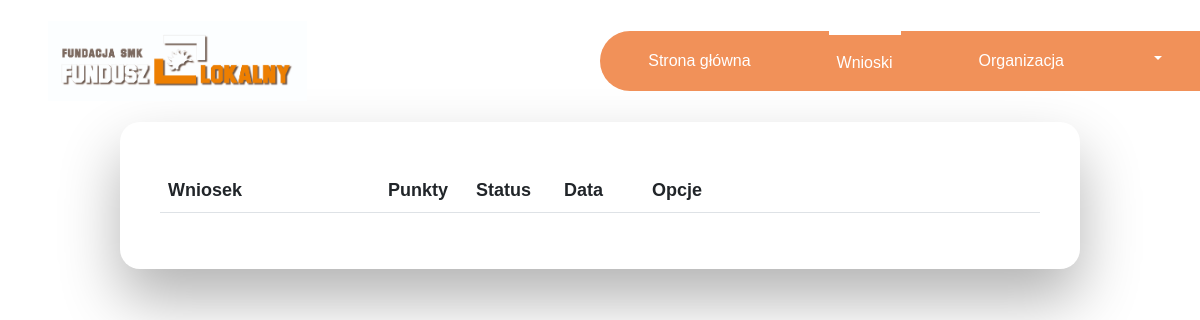
The app's page /formready/formready.php (signed in), older data.
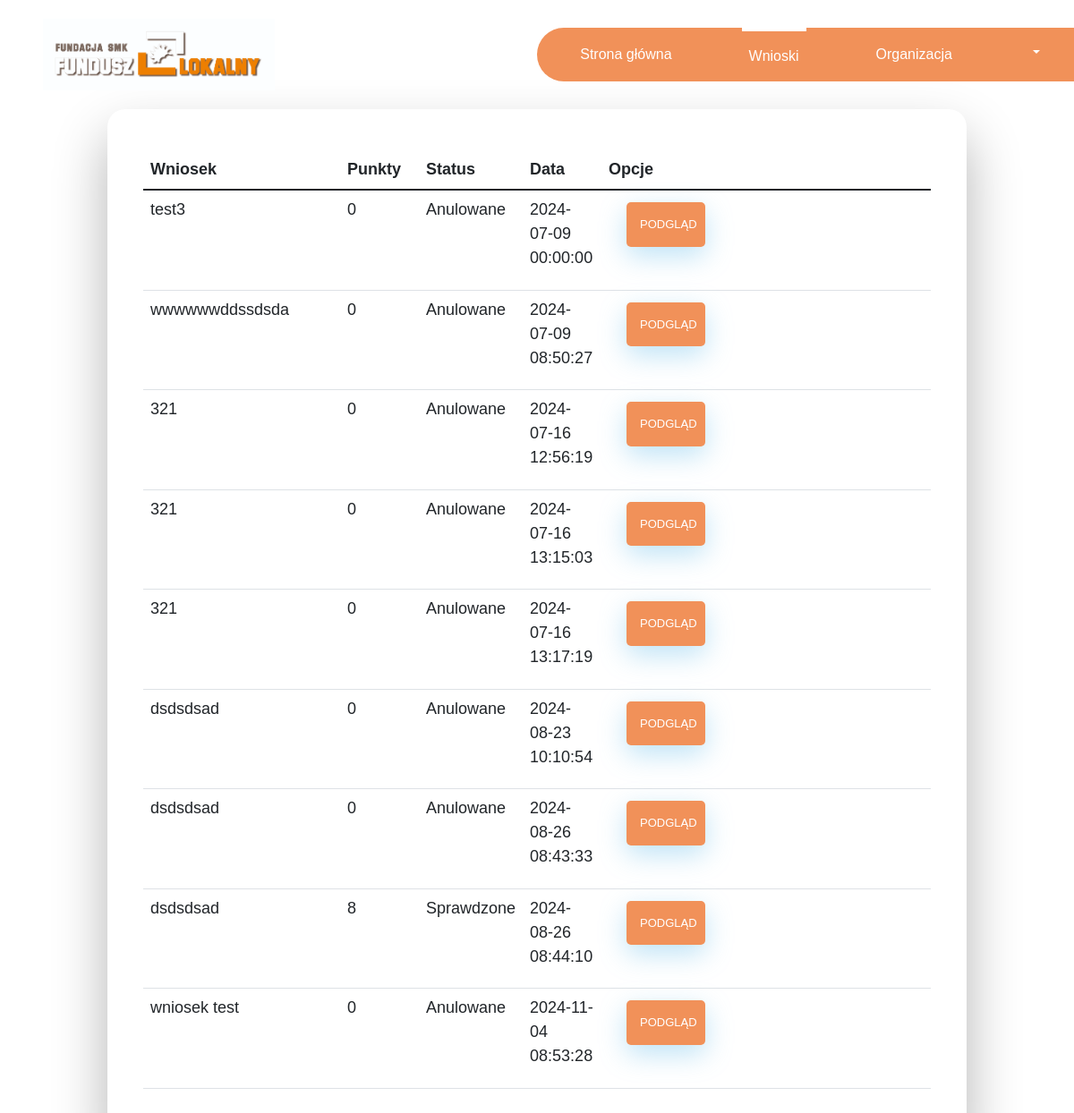
The same page, newer data.
### tables this page shows
CREATE TABLE `readyapplication` (
  `readyID` int(11) NOT NULL,
  `userID` int(11) NOT NULL,
  `applicationID` int(11) NOT NULL,
  `status` int(11) NOT NULL,
  `type` int(11) NOT NULL,
  `createdate` datetime NOT NULL DEFAULT current_timestamp()
);

CREATE TABLE `application` (
  `applicationID` int(11) NOT NULL,
  `name` text NOT NULL,
  `userID` int(11) NOT NULL,
  `datetime` datetime NOT NULL DEFAULT current_timestamp(),
  `datetimedo` datetime NOT NULL,
  `deleted` int(11) NOT NULL DEFAULT 0
);

### auth.php (called while the page is built, shortened)
<?php
function returniserid(){
    return ($_SESSION['user_id']);
}

### formready/formready.php (the view, shortened to what this page needs)
<?php require_once("../auth.php"); ?>
<!DOCTYPE html>
<html lang="PL">
<head>
    <link href="https://cdn.jsdelivr.net/npm/bootstrap@5.1.3/dist/css/bootstrap.min.css" rel="stylesheet"
>
    <link href="style.css" rel="stylesheet">
    <link href="https://cdn.datatables.net/v/bs5/dt-2.0.5/datatables.min.css" rel="stylesheet">
</head>
<body>
<?php require_once("../navbar.php"); ?>
<div class="wrapper fadeInDown">
    <table id="myTable" class="table table table-hover">
        <thead>
        <th scope="col" style="width:25%;">Wniosek</th>
        <th scope="col" style="width:10%;">Punkty</th>
        <th scope="col" style="width:10%;">Status</th>
        <th scope="col" style="width:10%;">Data</th>
        <th scope="col" data-orderable="false">Opcje</th>
        </thead>
        <tbody>
        <?php
        require_once("../dbconnect.php");
        $sql = "SELECT r.status, r.type, a.name, r.readyID, r.createdate, r.applicationID FROM readyapplication r, application a WHERE r.applicationID=a.applicationID and r.userID=" . returniserid() . " and a.deleted!=1; ";
        $result = $conn->query($sql);
        while ($row = $result->fetch_assoc()) {
            echo "<tr>";
            echo "<td>" . $row["name"] . "</td>";
            echo "<td>";
            if ($row["type"] == 0 and $row["status"] == 0) {
                echo "Ocenianie";
            } else {
                echo $row["type"];
            }
            echo "</td>";
            echo "<td>";
            if ($row["status"] == 0) {
                echo "Wysłane";
            } else if ($row["status"] == 2) {
                echo "Sprawdzone";
            } else if ($row["status"] == 1) {
                echo "Anulowane";
            } else if ($row["status"] == 4) {
                echo "Odrzucony";
            }
            else if ($row["status"] == 4) {
                echo "Sprawozdanie wysłane";
            }
            echo "</td>";
            echo "<td>".$row['createdate']."</td>";
            echo "<td><a href='formsread.php?ID=" . $row["readyID"] . "'><input style='width: 25%' type='button' class='fadeIn fourth' value='Podgląd'></a>";
        echo "</td>";
            echo "</tr>";
        }
        ?>
    </table>
</div>
</body>
</html>

Row changes from the older to the newer data that the page shows:
added readyapplication: applicationID.name "test3", type "0", status "Anulowane", createdate "2024-07-09 00:00:00"
added readyapplication: applicationID.name "wwwwwwddssdsda", type "0", status "Anulowane", createdate "2024-07-09 08:50:27"
added readyapplication: applicationID.name "321", type "0", status "Anulowane", createdate "2024-07-16 12:56:19"
added readyapplication: applicationID.name "321", type "0", status "Anulowane", createdate "2024-07-16 13:15:03"
added readyapplication: applicationID.name "321", type "0", status "Anulowane", createdate "2024-07-16 13:17:19"
added readyapplication: applicationID.name "dsdsdsad", type "0", status "Anulowane", createdate "2024-08-23 10:10:54"
added readyapplication: applicationID.name "dsdsdsad", type "0", status "Anulowane", createdate "2024-08-26 08:43:33"
added readyapplication: applicationID.name "dsdsdsad", type "8", status "Sprawdzone", createdate "2024-08-26 08:44:10"
added readyapplication: applicationID.name "wniosek test", type "0", status "Anulowane", createdate "2024-11-04 08:53:28"
